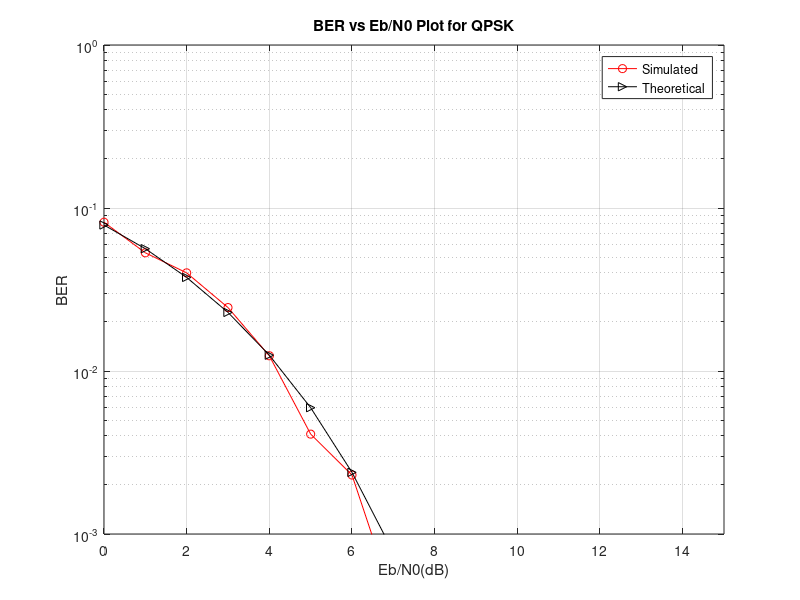

Here is the MATLAB script that generated this plot:
%                          <<Experiment-4 PART-A (QPSK)>>%                           << Objective-2 (Method-1) >>% Aim: Simulation study of Performance of QPSK.% Objective-1: Write a program to plot signal constellation diagram of received %              QPSK signal in the presence of AWGN.% Objective-2: Write a program to plot Practical and Theoretical BER vs SNR graph%              of received QPSK signal in the presence of AWGN for ML receiver.% Note: For objective-1, see separate octave file named <my_QPSK_constellation.m>%       and alternative method for objective-2 see file <my_QPSK_ber_method2.m>.clc;clear all;close all;pkg load communicationsN = 10000; % Number of bits to be transmitted using QPSK           % Too large value may slow down the programx = randi([0,1],1,N); % Random input bits generationM = 4;     % Number of Symbols in QPSK% Symbol Generationyy = [];for i=1:2:length(x)  if x(i)==0 && x(i+1)==0    y = cosd(225)+1j*sind(225);  elseif x(i)==0 && x(i+1)==1    y = cosd(135)+1j*sind(135);  elseif x(i)==1 && x(i+1)==0    y = cosd(315)+1j*sind(315);  elseif x(i)==1 && x(i+1)==1    y = cosd(45)+1j*sind(45);  endif% Transmitted Symbolsyy = [yy y];endfor% Detection Method-1ber_simulated = [];ber_theoretical = [];for EbN0db = 0:15EbN0 = 10^(EbN0db/10);n = (1/sqrt(2))*[randn(1,length(yy)) + 1j*randn(1,length(yy))]; % AWGNsigma = sqrt(1/((log2(M))*EbN0)); % Symbol energy is normalized to Unityr = yy + sigma*n; % Received symbolsI = (real(r)>0);  % In-phase component detectionQ = (imag(r)>0);  % Q-phase component detection% Estimation of Bitsx_estimated = [];for i=1:length(r)  x_estimated = [x_estimated I(i) Q(i)];  endfor% BER Computationber_simulated =[ber_simulated sum(x~=x_estimated)/N];  ber_theoretical = [ber_theoretical 0.5*erfc(sqrt(EbN0))];endfor% BER PlottingEbN0db = 0:15;semilogy(EbN0db, ber_simulated, 'ro-', EbN0db, ber_theoretical, 'k>-');title('BER vs Eb/N0 Plot for QPSK');xlabel('Eb/N0(dB)');ylabel('BER');grid on;legend('Simulated','Theoretical');axis([0 15 10^-3 10^0]);